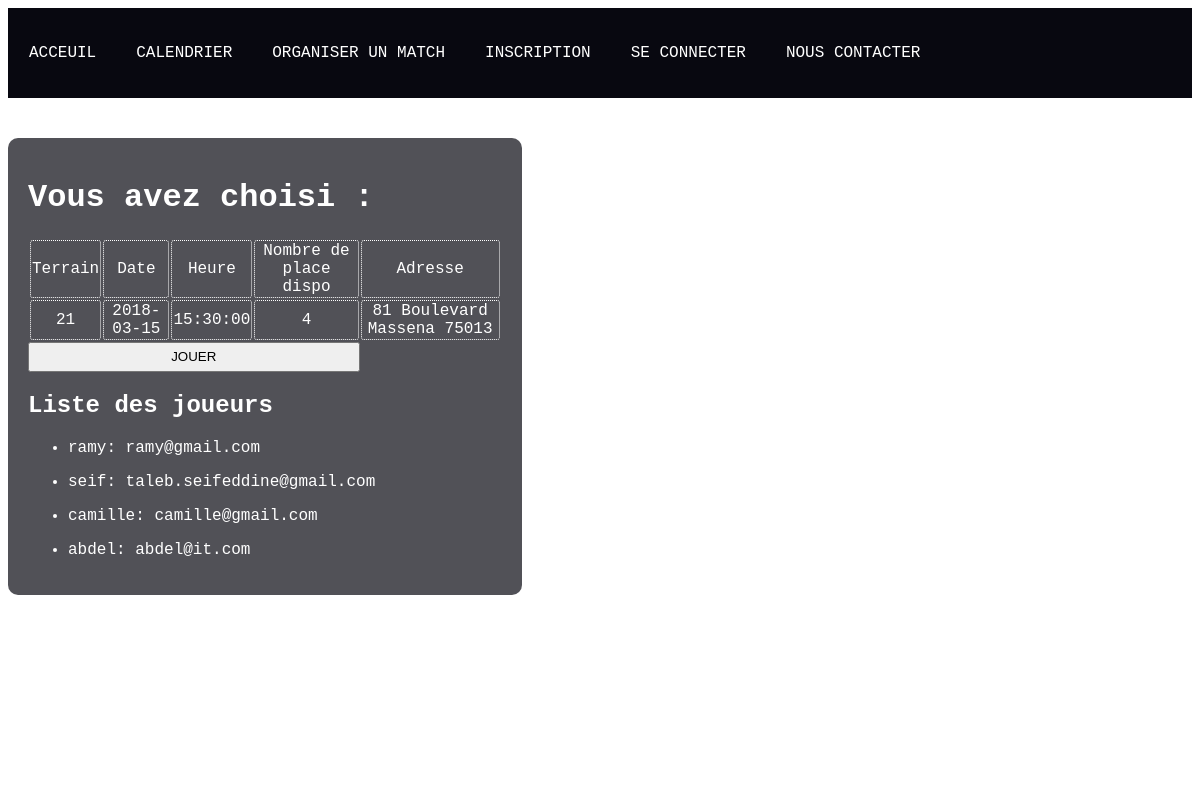
/ajouter.php?Id_art=21, run on the app's committed database.
### tables this page shows
CREATE TABLE `listedejouers` (
  `j_id` int(11) NOT NULL,
  `rencontre_id` int(11) NOT NULL,
  `utili_id` int(11) NOT NULL
);

CREATE TABLE `utilisateur` (
  `utili_id` int(10) NOT NULL,
  `pseudo` varchar(50) NOT NULL,
  `email` varchar(500) NOT NULL,
  `date_naissance` date NOT NULL,
  `mot_passe` varchar(10) NOT NULL,
  `url` varchar(255) NOT NULL
);

### ajouter.php (the view, shortened to what this page needs)
<?php
	include "miseenpage.php";
	$bdd = new PDO('mysql:host=localhost:8889;dbname=project_bdd;charset=utf8','root','root');
?>
<!DOCTYPE html>
<html>
<head>
</head>
<body>
		<div class="container1">
			<h1>Vous avez choisi :</h1>
			<table>
				<tr>
					<td>Terrain</td>
					<td>Date</td>
					<td>Heure</td>
					<td>Nombre de place dispo</td>
					<td>Adresse</td>
				</tr>
<?php
				 $id=$_GET['Id_art'];
	$requete="SELECT * FROM listederencontres r, adresse s WHERE s.EquipementId=r.EquipementId and r.rencontre_id='$id'";
					$rep = $bdd->query($requete);
					$ligne = $rep->fetch();
					$nbr=$ligne['Nbr_joueurs'];
						echo "<tr><td>".$ligne['rencontre_id']."</td>";
						echo "<td>".$ligne['Date']."</td>";
						echo "<td>".$ligne['Heure']."</td>";
						echo "<td>".$nbr."</td>";
						echo "<td>".$ligne['InsNoVoie'] ."  ".$ligne['InsLibelleVoie']." ".$ligne['InsCodePostal']."</td></tr>";
?>
	</table>
					<form action="" method="post">
				<input class="bouton" type="submit" name="Enregistrer" value="Jouer">
			</form>
					<?php
						echo "<h2>Liste des joueurs </h2>";
						$requetex="SELECT * FROM listedejouers l, utilisateur u WHERE l.utili_id=u.utili_id and l.rencontre_id=".$id;
						$repx = $bdd->query($requetex);
						while ($lignex = $repx->fetch()){
						echo "<ul><li>".$lignex['pseudo'].": ".$lignex['email']."</li></ul>";
						}
					?>
		</div>
</body>
</html>

### style.css (style rules this page uses)
.container1 td { text-align: center; border-radius: 3px; border: dotted 1px white; }
.bouton { text-transform: uppercase; width: 70%; height: 30px; }
.container1 { font-family: monaco, Consolas, "Lucida Console", monospace; color: white; width: 40%; height: 33%; margin-left: 0px; margin-right: 0px; margin-top: 40px; float: left; border-radius: 10px; background-color: rgba(8, 8, 16, 0.7); padding: 20px 20px; }

### data on the page
listedejouers: utili.pseudo "ramy", utili.email "ramy@gmail.com"
listedejouers: utili.pseudo "seif", utili.email "taleb.seifeddine@gmail.com"
listedejouers: utili.pseudo "camille", utili.email "camille@gmail.com"
listedejouers: utili.pseudo "abdel", utili.email "abdel@it.com"

### other printed values
$ligne['rencontre_id'] "21"
$ligne['Date'] "2018-03-15"
$ligne['Heure'] "15:30:00"
$nbr "4"
$ligne['InsNoVoie'] "81"
$ligne['InsLibelleVoie'] "Boulevard Massena"
$ligne['InsCodePostal'] "75013"
